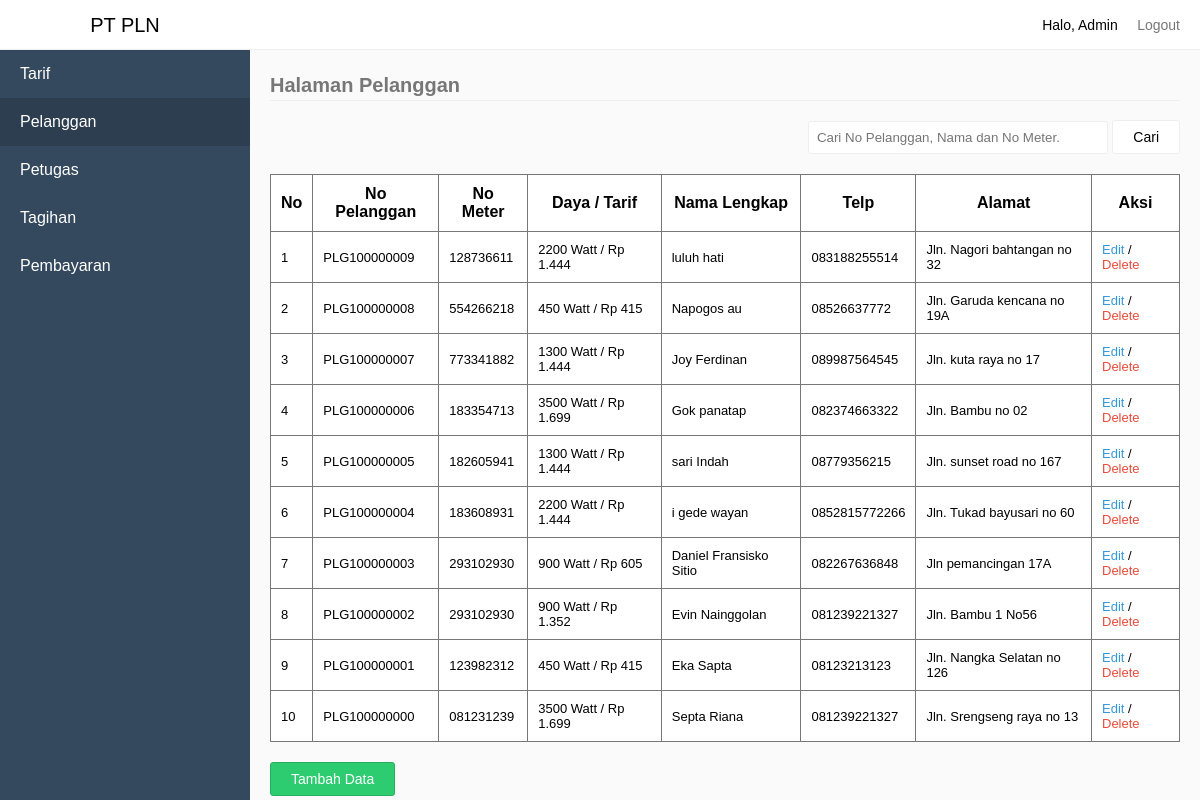
Page /index.php?pages=pelanggan (signed in) on the committed database.
### tables this page shows
CREATE TABLE `tb_pelanggan` (
  `KodePelanggan` int(11) NOT NULL,
  `NoPelanggan` varchar(100) NOT NULL,
  `NoMeter` varchar(100) NOT NULL,
  `KodeTarif` int(11) NOT NULL,
  `NamaLengkap` varchar(100) NOT NULL,
  `Telp` varchar(16) NOT NULL,
  `Alamat` varchar(255) NOT NULL
);

CREATE TABLE `tb_tarif` (
  `KodeTarif` int(11) NOT NULL,
  `Daya` varchar(50) NOT NULL,
  `TarifPerKwh` double(10,0) NOT NULL,
  `Beban` double(10,0) NOT NULL
);

### sources/pelanggan.php (the view, shortened to what this page needs)
<?php
	require_once "sources/maintemplate/header.php";
	if(isset($_GET['q'])) {
		$q = mysqli_real_escape_string($connect, $_GET['q']);
		$selectPlg = mysqli_query($connect, "SELECT * FROM tb_pelanggan INNER JOIN tb_tarif USING(KodeTarif) WHERE NoPelanggan LIKE '%$q%' OR NamaLengkap LIKE '%$q%' OR NoMeter LIKE '%$q%' ORDER BY KodePelanggan DESC");
	} else {
		$selectPlg = mysqli_query($connect, "SELECT * FROM tb_pelanggan INNER JOIN tb_tarif USING(KodeTarif) ORDER BY KodePelanggan DESC");
	}
?>
<form action="index.php" method="GET">
	<div class="pull-right" style="margin-bottom:20px;margin-top:50px;">
		<input type="text" name="q" class="input" placeholder="Cari No Pelanggan, Nama dan No Meter." style="width:300px;" <?php echo isset($_GET['q']) ? "value='".$_GET['q']."'": ''; ?>>
		<button type="submit" class="btn btn-default">Cari</button>
	</div>
</form>
<legend>Halaman Pelanggan</legend>
<?php
	if(mysqli_num_rows($selectPlg) > 0) {
?>
<table style="border-collapse: collapse;margin-top:20px;" border="1">
	<tr>
		<th>No</th>
		<th>No Pelanggan</th>
		<th>No Meter</th>
		<th>Daya / Tarif</th>
		<th>Nama Lengkap</th>
		<th>Telp</th>
		<th>Alamat</th>
		<th>Aksi</th>
	</tr>
	<?php
		$No = 1;
		while($row = mysqli_fetch_assoc($selectPlg)) {
			$msg = "Apakah anda yakin ingin menghapus pelanggan dengan Nomor Pelanggan ".$row['NoPelanggan'];
	?>
	<tr>
		<td><?php echo $No; ?></td>
		<td><?php echo $row['NoPelanggan']; ?></td>
		<td><?php echo $row['NoMeter']; ?></td>
		<td><?php echo $row['Daya']." Watt / Rp ".number_format($row['TarifPerKwh'], 0, '', '.'); ?></td>
		<td><?php echo $row['NamaLengkap']; ?></td>
		<td><?php echo $row['Telp']; ?></td>
		<td><?php echo $row['Alamat']; ?></td>
		<td><a href="index.php?pages=editpelanggan&NoPelanggan=<?php echo $row['NoPelanggan']; ?>">Edit</a> / <a href="index.php?process=deletepelanggan&NoPelanggan=<?php echo $row['NoPelanggan']; ?>" onclick="return deleteAlert('<?php echo $msg; ?>')">Delete</a></td>
	</tr>
	<?php
			$No++;
		}
	?>
</table>
<a href="index.php?pages=inputpelanggan" class="button-group">
	<button type="button" class="btn btn-success">Tambah Data</button>
</a>
<?php
	} else {
		if(isset($_GET['q'])) {
			echo "<div style='margin-top:80px;text-align:center;'>Pencarian dengan kata kunci '".$_GET['q']."' tidak ditemukan.<div>";
		} else {
			echo "Data Tarif Tidak ada";
		}
	}
	require_once "sources/maintemplate/footer.php";

### sources/maintemplate/header.php (shortened to what this page needs)
<!DOCTYPE html>
<html>
<head>
	<link rel="stylesheet" type="text/css" href="assets/style.css">
</head>
<body>
	<div class="navbar">
		<div class="pull-right">
			<li class="loggedAs">Halo, <?php echo $data['NamaLengkap']; ?></li>
			<li><a href="index.php?process=logout">Logout</a></li>
		</div>
	</div>
	<div class="sidebar">
		<li class="brand">
			<?php
				if($data['Level'] == "Pelanggan") {
					echo '<a href="index.php?pages=home-pelanggan">PT PLN</a>';
				} else if($data['Level'] == "Petugas") {
					echo '<a href="index.php?pages=home-petugas">PT PLN</a>';
				} else {
					echo '<a href="index.php?pages=home-admin">PT PLN</a>';
				}
			?>
		</li>
		<?php
			if($data['Level'] == "Pelanggan" || $data['Level'] == "Petugas") {
		?>
		<li><a href="index.php?pages=tagihan" <?php echo $_GET['pages'] == "tagihan" ? 'class="active"': ''; ?>>Tagihan</a></li>
		<li><a href="index.php?pages=pembayaran" <?php echo $_GET['pages'] == "pembayaran" ? 'class="active"': ''; ?>>Pembayaran</a></li>
		<?php
			} else {
		?>
		<li><a href="index.php?pages=tarif" <?php echo $_GET['pages'] == "tarif" ? 'class="active"': ''; ?>>Tarif</a></li>
		<li><a href="index.php?pages=pelanggan" <?php echo $_GET['pages'] == "pelanggan" ? 'class="active"': ''; ?>>Pelanggan</a></li>
		<li><a href="index.php?pages=petugas" <?php echo $_GET['pages'] == "petugas" ? 'class="active"': ''; ?>>Petugas</a></li>
		<li><a href="index.php?pages=tagihan" <?php echo $_GET['pages'] == "tagihan" ? 'class="active"': ''; ?>>Tagihan</a></li>
		<li><a href="index.php?pages=pembayaran" <?php echo $_GET['pages'] == "pembayaran" ? 'class="active"': ''; ?>>Pembayaran</a></li>
		<?php
			}
		?>
	</div>
	<div class="content">

### assets/style.css (style rules this page uses)
* { padding:0; margin:0; box-sizing: border-box; font-family: sans-serif; }
legend { border-bottom: 1px solid #eee; line-height: 30px; margin-bottom: 20px; font-size: 20px; font-weight: bold; color: #777; }
body { background-color: #fafafa; }
li { list-style: none; }
table { border-collapse: collapse; border: 1px solid #777; width:100%; background-color: #fff; margin-bottom: 20px; }
table td { font-size: 13px; }
table tr > td:last-child a { text-decoration: none; }
table tr > td:last-child a:last-child { color: #E74C3C; }
table tr > td:last-child a:first-child { color: #3498DB; }
table td, th { border: 1px solid #777; padding: 10px; }
.navbar { height: 50px; background-color: #fff; border-bottom: 1px solid #eee; line-height: 50px; padding:0 20px; position: fixed; width:100%; top:0; z-index: 1; }
.navbar li { display: inline-block; }
.navbar .loggedAs { font-size: 14px; display: inline-block; }
.navbar li > a { padding-left:15px; text-decoration: none; color: #777; font-size: 14px; }
.pull-right { float:right; }
.sidebar { background-color: #34495E; width:250px; height:100%; position: fixed; top:0; left:0; z-index:2; }
.sidebar .brand { height:50px; background-color: #fff; border-bottom: 1px solid #eee; line-height: 20px; text-align: center; font-size: 20px; }
.sidebar .brand a { padding: 15px 20px; display: block; color: #000; text-decoration: none; }
.sidebar li:not(.brand) > a { padding: 15px 20px; display: block; color: #fff; text-decoration: none; }
.sidebar li:not(.brand) > a:hover, .sidebar li:not(.brand) > a.active { padding: 15px 20px; display: block; color: #fff; text-decoration: none; background-color: #2C3E50; }
div.content { margin-left:270px; margin-top: 70px; margin-right:20px; }
.input { padding: 8px; border: 1px solid #eee; border-radius: 3px; }
.btn { background-color: #fff; border: 1px solid #eee; padding: 8px 20px; border-radius:3px; cursor: pointer; font-size: 14px; }
.btn-default { background-color: #fff; }
.btn-success { background-color: #2ECC71; border: 1px solid #27AE60; color: #fff; }
.button-group { text-decoration: none; }

### rows in the picture
tb_pelanggan: NoPelanggan "PLG100000009", NoMeter "128736611", KodeTarif.Daya "2200", KodeTarif.TarifPerKwh "1.444", NamaLengkap "luluh hati", Telp "083188255514", Alamat "Jln. Nagori bahtangan no 32"
tb_pelanggan: NoPelanggan "PLG100000008", NoMeter "554266218", KodeTarif.Daya "450", KodeTarif.TarifPerKwh "415", NamaLengkap "Napogos au", Telp "08526637772", Alamat "Jln. Garuda kencana no 19A"
tb_pelanggan: NoPelanggan "PLG100000007", NoMeter "773341882", KodeTarif.Daya "1300", KodeTarif.TarifPerKwh "1.444", NamaLengkap "Joy Ferdinan", Telp "089987564545", Alamat "Jln. kuta raya no 17"
tb_pelanggan: NoPelanggan "PLG100000006", NoMeter "183354713", KodeTarif.Daya "3500", KodeTarif.TarifPerKwh "1.699", NamaLengkap "Gok panatap", Telp "082374663322", Alamat "Jln. Bambu no 02"
tb_pelanggan: NoPelanggan "PLG100000005", NoMeter "182605941", KodeTarif.Daya "1300", KodeTarif.TarifPerKwh "1.444", NamaLengkap "sari Indah", Telp "08779356215", Alamat "Jln. sunset road no 167"
tb_pelanggan: NoPelanggan "PLG100000004", NoMeter "183608931", KodeTarif.Daya "2200", KodeTarif.TarifPerKwh "1.444", NamaLengkap "i gede wayan", Telp "0852815772266", Alamat "Jln. Tukad bayusari no 60"
tb_pelanggan: NoPelanggan "PLG100000003", NoMeter "293102930", KodeTarif.Daya "900", KodeTarif.TarifPerKwh "605", NamaLengkap "Daniel Fransisko Sitio", Telp "082267636848", Alamat "Jln pemancingan 17A"
tb_pelanggan: NoPelanggan "PLG100000002", NoMeter "293102930", KodeTarif.Daya "900", KodeTarif.TarifPerKwh "1.352", NamaLengkap "Evin Nainggolan", Telp "081239221327", Alamat "Jln. Bambu 1 No56"
tb_pelanggan: NoPelanggan "PLG100000001", NoMeter "123982312", KodeTarif.Daya "450", KodeTarif.TarifPerKwh "415", NamaLengkap "Eka Sapta", Telp "08123213123", Alamat "Jln. Nangka Selatan no 126"
tb_pelanggan: NoPelanggan "PLG100000000", NoMeter "081231239", KodeTarif.Daya "3500", KodeTarif.TarifPerKwh "1.699", NamaLengkap "Septa Riana", Telp "081239221327", Alamat "Jln. Srengseng raya no 13"

### other values in the picture
$data['NamaLengkap'] "Admin"
